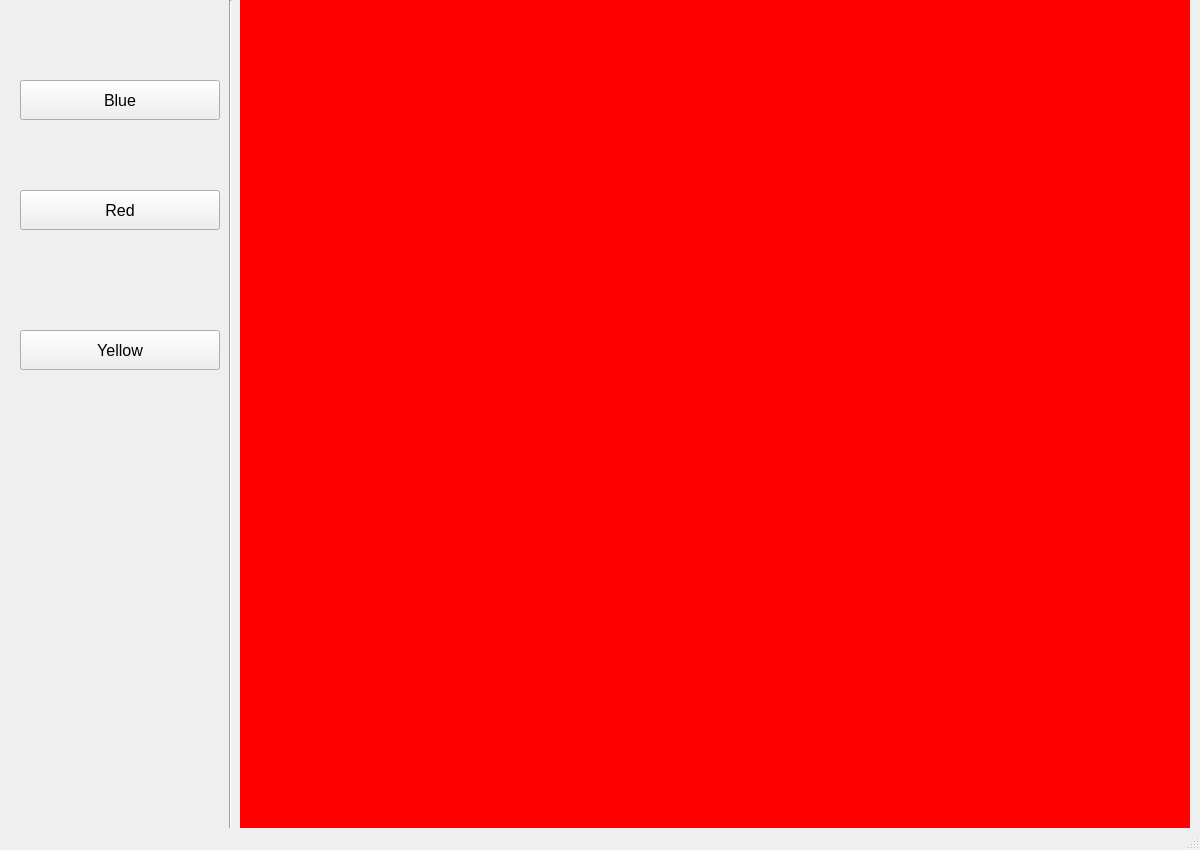
<?xml version="1.0" encoding="UTF-8"?>
<ui version="4.0">
 <class>MainWindow</class>
 <widget class="QMainWindow" name="MainWindow">
  <property name="geometry">
   <rect>
    <x>0</x>
    <y>0</y>
    <width>1200</width>
    <height>850</height>
   </rect>
  </property>
  <property name="font">
   <font>
    <family>MS Shell Dlg 2</family>
   </font>
  </property>
  <property name="windowTitle">
   <string>MainWindow</string>
  </property>
  <widget class="QWidget" name="centralwidget">
   <widget class="QStackedWidget" name="stackedWidget">
    <property name="geometry">
     <rect>
      <x>240</x>
      <y>0</y>
      <width>950</width>
      <height>850</height>
     </rect>
    </property>
    <property name="font">
     <font>
      <pointsize>12</pointsize>
     </font>
    </property>
    <property name="currentIndex">
     <number>3</number>
    </property>
    <widget class="QWidget" name="page_home">
     <widget class="QLabel" name="label">
      <property name="geometry">
       <rect>
        <x>230</x>
        <y>230</y>
        <width>311</width>
        <height>191</height>
       </rect>
      </property>
      <property name="text">
       <string>Please click the buttons below to update background color</string>
      </property>
      <property name="alignment">
       <set>Qt::AlignCenter</set>
      </property>
      <property name="wordWrap">
       <bool>true</bool>
      </property>
     </widget>
    </widget>
    <widget class="QWidget" name="page_blue">
     <property name="layoutDirection">
      <enum>Qt::RightToLeft</enum>
     </property>
     <property name="styleSheet">
      <string notr="true">background-color:blue</string>
     </property>
    </widget>
    <widget class="QWidget" name="page_yellow">
     <property name="styleSheet">
      <string notr="true">background-color:yellow</string>
     </property>
    </widget>
    <widget class="QWidget" name="page_red">
     <property name="styleSheet">
      <string notr="true">background-color:red</string>
     </property>
    </widget>
   </widget>
   <widget class="QPushButton" name="Blue_btn">
    <property name="geometry">
     <rect>
      <x>20</x>
      <y>80</y>
      <width>200</width>
      <height>40</height>
     </rect>
    </property>
    <property name="font">
     <font>
      <pointsize>12</pointsize>
     </font>
    </property>
    <property name="text">
     <string>Blue</string>
    </property>
   </widget>
   <widget class="Line" name="line">
    <property name="geometry">
     <rect>
      <x>220</x>
      <y>0</y>
      <width>20</width>
      <height>1021</height>
     </rect>
    </property>
    <property name="orientation">
     <enum>Qt::Vertical</enum>
    </property>
   </widget>
   <widget class="QPushButton" name="Red_btn">
    <property name="geometry">
     <rect>
      <x>20</x>
      <y>190</y>
      <width>200</width>
      <height>40</height>
     </rect>
    </property>
    <property name="font">
     <font>
      <pointsize>12</pointsize>
     </font>
    </property>
    <property name="text">
     <string>Red</string>
    </property>
   </widget>
   <widget class="QPushButton" name="Yellow_btn">
    <property name="geometry">
     <rect>
      <x>20</x>
      <y>330</y>
      <width>200</width>
      <height>40</height>
     </rect>
    </property>
    <property name="font">
     <font>
      <pointsize>12</pointsize>
     </font>
    </property>
    <property name="text">
     <string>Yellow</string>
    </property>
   </widget>
  </widget>
  <widget class="QMenuBar" name="menubar">
   <property name="geometry">
    <rect>
     <x>0</x>
     <y>0</y>
     <width>1200</width>
     <height>20</height>
    </rect>
   </property>
  </widget>
  <widget class="QStatusBar" name="statusbar"/>
 </widget>
 <resources/>
 <connections/>
</ui>
